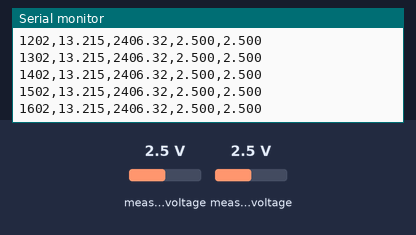
A program run on a simulated ESP32. Shown: the last lines printed to the serial monitor. The test bench sets the inputs (shaded band); at power-on: measured voltage 2.5 V.

Above: at 1.7 s.
1.8 s: measured voltage (sensor 200) set to 0.1 V
At 1.81 s:
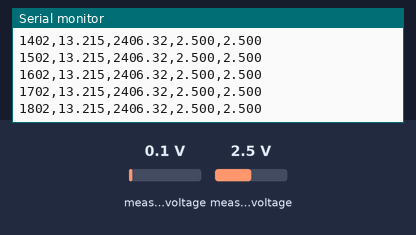
3.3 s: measured voltage (sensor 201) set to 0.1 V
At 3.31 s:
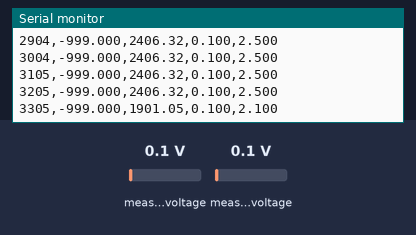
4.8 s: measured voltage (sensor 200) set to 1.2 V
At 4.81 s:
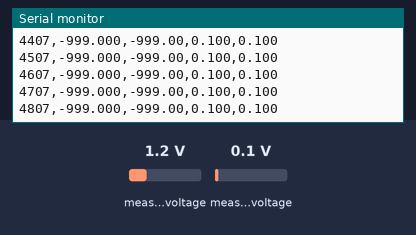
6.3 s: measured voltage (sensor 201) set to 1.2 V
At 6.32 s:
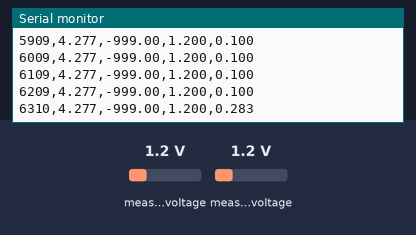
Timing chart, 0 to 8.8 s (numbered marks = the images above; inputs shaded):
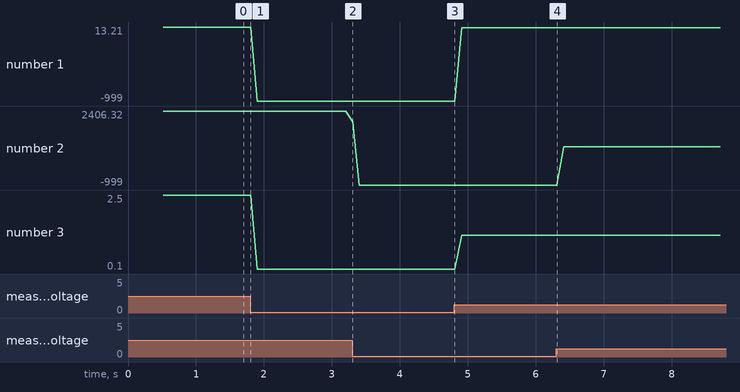

Measured:
- after the input at 3.3 s, the serial monitor: prints a new line at once (image 2)
- after the input at 6.3 s, the serial monitor: prints a new line at once (image 4)
- plotted number 1: 13.21 → -999 after the input at 1.8 s, -999 → 4.28 after the input at 4.8 s
- plotted number 2: -999 → 764.21 after the input at 6.3 s
- plotted number 3: 2.5 → 0.1 after the input at 1.8 s, 0.1 → 1.2 after the input at 4.8 s

The program:

main.cpp
```cpp
/*
  ESP32 + ADS1115 - Lettura 2x Vdc (Pressione + Portata)
  ------------------------------------------------------
  Input segnale: 0.6 Vdc … 3.3 Vdc
  Invia dati via seriale USB a 115200 baud

  Formato CSV:
    timestamp_ms,pressione_bar,portata_Nl_min,voltage_p_V,voltage_f_V

  Codici di fault:
    -999.0  → segnale sotto 0.50 V  (cavo interrotto / sensore spento)
    -998.0  → segnale sopra 3.40 V  (overrange)
*/

#include <Wire.h>
#include <Adafruit_ADS1X15.h>

Adafruit_ADS1115 ads;

// ------------------------------------------------------------------
// Range fisici dei sensori (modifica in base ai datasheet)
const float PRESSURE_MIN = 0.0;     // bar   @ 0.6 V
const float PRESSURE_MAX = 16.0;    // bar   @ 3.3 V
const float FLOW_MIN     = 0.0;     // Nl/min @ 0.6 V
const float FLOW_MAX     = 3000.0;  // Nl/min @ 3.3 V

// Soglie di validità del segnale elettrico
const float V_MIN_VALID  = 0.50;    // sotto questa soglia → fault cavo
const float V_MAX_VALID  = 3.40;    // sopra questa soglia → overrange
const float V_SCALE_MIN_F  = 0.595;    // zero strumento flusso
const float V_SCALE_MAX_F  = 2.97;    // fondo scala strumento flusso
const float V_SCALE_MIN_P  = 0.578;    // zero strumento pressione
const float V_SCALE_MAX_P  = 2.905;    // fondo scala strumento pressione
const unsigned long SEND_INTERVAL = 100;   // 10 Hz

unsigned long lastSendTime = 0;
int32_t sum0 = 0;
int32_t sum1 = 0;
uint32_t sampleCount = 0;

// Fattore di conversione ADS1115 @ GAIN_ONE (±4.096 V)
// 1 LSB = 0.125 mV = 0.000125 V
const float ADS_LSB = 0.000125f;

void setup() {
  Serial.begin(115200);
  while (!Serial && millis() < 2000);   // attende USB (utile su alcuni board)

  // I2C standard ESP32: SDA=21, SCL=22
  Wire.begin(21, 22);

  // GAIN_ONE → range ±4.096 V (perfetto per 0-3.3 V)
  ads.setGain(GAIN_ONE);

  if (!ads.begin(0x48)) {               // indirizzo standard ADS1115
    // Stampa l'errore periodicamente così viene sempre intercettato
    // anche se la GUI si connette dopo l'avvio (o se il reset DTR fallisce)
    while (true) {
      Serial.println("Errore: ADS1115 non trovata!");
      delay(2000);
    }
  }

  delay(500);
  Serial.println("ESP32 Air Meter ready (ADS1115 @ GAIN_ONE)");
}

/**
 * Mappa tensione → valore fisico con gestione fault.
 * Ritorna -999.0 (sottorange) o -998.0 (overrange) se fuori limiti.
 */
float mapVoltage(float voltage,float v_scale_min, float v_scale_max, float minVal, float maxVal) {
  if (voltage < V_MIN_VALID) return -999.0f;   // cavo / sensore scollegato
  if (voltage > V_MAX_VALID) return -998.0f;   // overrange

  // Mappatura lineare 0.6 V … 3.3 V → minVal … maxVal
  float ratio = (voltage - v_scale_min) / (v_scale_max - v_scale_min);
  // Clamp per sicurezza (eventuali piccole variazioni di calibrazione)
  if (ratio < 0.0f) ratio = 0.0f;
  if (ratio > 1.0f) ratio = 1.0f;

  return minVal + ratio * (maxVal - minVal);
}

void loop() {
  // --- Campionamento continuo ---
  sum0 += ads.readADC_SingleEnded(0);   // A0 = Pressione
  sum1 += ads.readADC_SingleEnded(1);   // A1 = Portata
  sampleCount++;

  // --- Controllo se è ora di trasmettere ---
  unsigned long now = millis();
  if (now - lastSendTime >= SEND_INTERVAL) {

    // Protezione (nel caso sampleCount sia 0, anche se non dovrebbe succedere)
    if (sampleCount > 0) {
      float voltP = (sum0 / (float)sampleCount) * ADS_LSB;
      float voltF = (sum1 / (float)sampleCount) * ADS_LSB;

      float pressure = mapVoltage(voltP, V_SCALE_MIN_P, V_SCALE_MAX_P, PRESSURE_MIN, PRESSURE_MAX);
      float flow     = mapVoltage(voltF, V_SCALE_MIN_F, V_SCALE_MAX_F, FLOW_MIN, FLOW_MAX);

      // Trasmissione CSV
      Serial.printf("%lu,%.3f,%.2f,%.3f,%.3f\n",
                    now,
                    pressure,
                    flow,
                    voltP,
                    voltF);
    }

    // Reset per il prossimo intervallo
    sum0 = 0;
    sum1 = 0;
    sampleCount = 0;
    lastSendTime += SEND_INTERVAL;
  }
}
```
